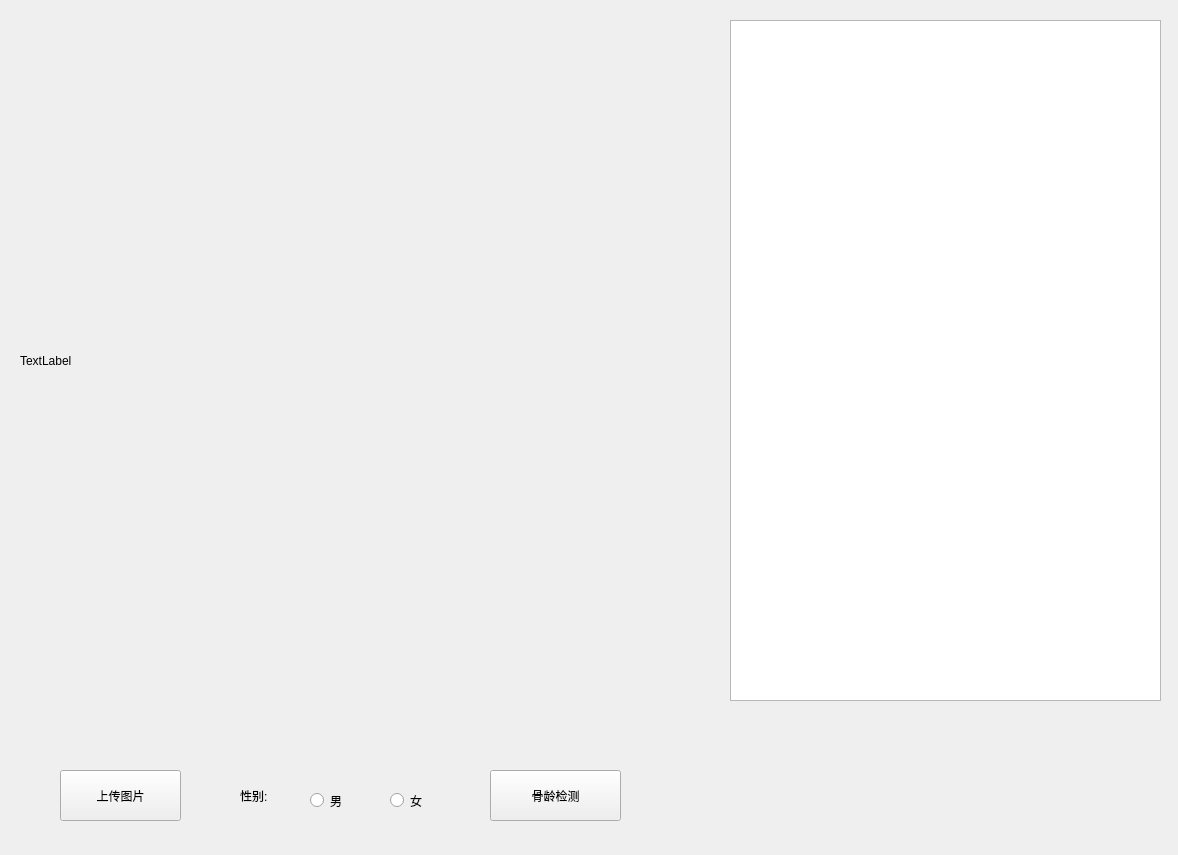
<?xml version="1.0" encoding="UTF-8"?>
<ui version="4.0">
 <class>Form</class>
 <widget class="QWidget" name="Form">
  <property name="geometry">
   <rect>
    <x>0</x>
    <y>0</y>
    <width>1178</width>
    <height>855</height>
   </rect>
  </property>
  <property name="windowTitle">
   <string>Form</string>
  </property>
  <widget class="QLabel" name="img_label">
   <property name="geometry">
    <rect>
     <x>20</x>
     <y>20</y>
     <width>681</width>
     <height>681</height>
    </rect>
   </property>
   <property name="text">
    <string>TextLabel</string>
   </property>
  </widget>
  <widget class="QPushButton" name="upload_btn">
   <property name="geometry">
    <rect>
     <x>60</x>
     <y>770</y>
     <width>121</width>
     <height>51</height>
    </rect>
   </property>
   <property name="text">
    <string>上传图片</string>
   </property>
  </widget>
  <widget class="QPushButton" name="detect_btn">
   <property name="geometry">
    <rect>
     <x>490</x>
     <y>770</y>
     <width>131</width>
     <height>51</height>
    </rect>
   </property>
   <property name="text">
    <string>骨龄检测</string>
   </property>
  </widget>
  <widget class="QLabel" name="label_2">
   <property name="geometry">
    <rect>
     <x>240</x>
     <y>780</y>
     <width>72</width>
     <height>31</height>
    </rect>
   </property>
   <property name="text">
    <string>性别:</string>
   </property>
  </widget>
  <widget class="QRadioButton" name="man_btn">
   <property name="geometry">
    <rect>
     <x>310</x>
     <y>780</y>
     <width>51</width>
     <height>41</height>
    </rect>
   </property>
   <property name="text">
    <string>男</string>
   </property>
  </widget>
  <widget class="QRadioButton" name="woman_btn">
   <property name="geometry">
    <rect>
     <x>390</x>
     <y>770</y>
     <width>51</width>
     <height>61</height>
    </rect>
   </property>
   <property name="text">
    <string>女</string>
   </property>
  </widget>
  <widget class="QTextEdit" name="result_text">
   <property name="geometry">
    <rect>
     <x>730</x>
     <y>20</y>
     <width>431</width>
     <height>681</height>
    </rect>
   </property>
  </widget>
 </widget>
 <resources/>
 <connections/>
</ui>
